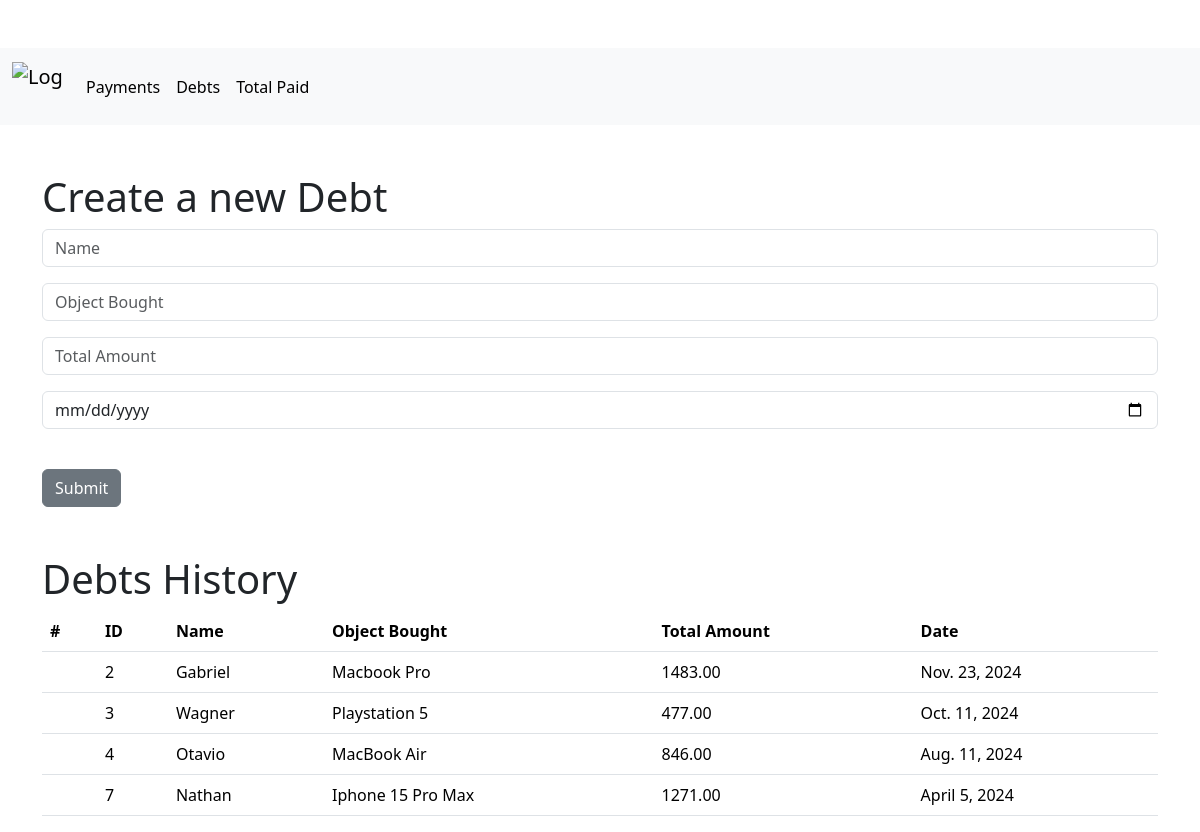
/debt, run on the app's committed database.
### YouOweMe/models.py (models this page shows, shortened)
class Debt(models.Model):
    name = models.CharField(max_length=100)
    purchase = models.CharField(max_length=100)
    total_amount = models.DecimalField(max_digits=10, decimal_places=2)
    effective_date = models.DateField(auto_now=False)

### YouOweMe/views.py (the view)
# urls.py: path("debt", views.debt, name="debt"),
def debt(request):
    all_debts = Debt.objects.all()
    if request.method == "POST":
        form = DebtForm(request.POST or None)
        if form.is_valid():
            form.save()
        messages.success(request, 'Vagabundo, criou mais uma dívida!')
        return render(request, 'debt.html', {'all_debts':all_debts})
    else:
        return render(request, 'debt.html', {'all_debts':all_debts})

### YouOweMe/templates/debt.html (shortened to what this page needs)
<!DOCTYPE html>
<html>
    <head>
    </head>
    <body>
        {% extends 'base.html' %}
        {%block content %}
        <nav class="navbar navbar-expand-lg bg-body-tertiary">
            <div class="container-fluid">
               <a class="navbar-brand" href="{% url 'index_view' %}">
                    <img src="https://gerarmemes.s3.us-east-2.amazonaws.com/memes/f55c7ea5.webp" alt="Logo" width="50" height="50" class="d-inline-block align-text-top">
                </a>
                <div class="collapse navbar-collapse" id="navbarNav">
                    <ul class="navbar-nav">
                        <li class="nav-item">
                            <a class="nav-link active" aria-current="page" href="{% url 'index_view' %}">Payments</a>
                        </li>
                        <li class="nav-item">
                            <a class="nav-link active" aria-current="page" href="{% url 'debt' %}">Debts</a>
                        </li>
                        <li class="nav-item">
                            <a class="nav-link active" aria-current="page" href="{% url 'total_paid' %}">Total Paid</a>
                        </li>
                    </ul>
                </div>
            </div>
        </nav>
        <div class="container">
            <br></br>
        <h1>Create a new Debt</h1>
        <form method="POST" action="{% url 'debt' %} ">
                <div class="mb-3">
                <input type="text" class="form-control" aria-describedby="emailHelp" placeholder="Name" name="name">
                </div>
                <div class="mb-3">
                <input type="text" class="form-control" placeholder="Object Bought" name="purchase">
                </div>
                <div class="mb-3">
                    <input type="number" class="form-control" placeholder="Total Amount" name="total_amount">
                </div>
                <div class="mb-3">
                    <input type="date" class="form-control" placeholder="Date" name="effective_date">
                </div>
            <br>
                <button type="submit" class="btn btn-secondary">Submit</button>
            </form>
            <br></br>
            <h1>Debts History</h1>
            <table class="table">
                <thead>
                    <tr>
                        <th scope="col">#</th>
                        <th scope="col">ID</th>
                        <th scope="col">Name</th>
                        <th scope="col">Object Bought</th>
                        <th scope="col">Total Amount</th>
                        <th scope="col">Date</th>
                    </tr>
                </thead>
                <tbody>
                    {% for item in all_debts %}
                    <tr>
                        <td>{{loop.index}}</td>
                        <td>{{item.id}}</td>
                        <td>{{item.name }}</td>
                        <td>{{item.purchase}}</td>
                        <td>{{ item.total_amount }}</td>
                        <td>{{ item.effective_date }}</td>
                    </tr>
                    {% endfor %}
                </tbody>
            </table>
        </div>
        {% endblock %}

### data on the page
Debt: id "2", name "Gabriel", purchase "Macbook Pro", total_amount "1483.00", effective_date "Nov. 23, 2024"
Debt: id "3", name "Wagner", purchase "Playstation 5", total_amount "477.00", effective_date "Oct. 11, 2024"
Debt: id "4", name "Otavio", purchase "MacBook Air", total_amount "846.00", effective_date "Aug. 11, 2024"
Debt: id "7", name "Nathan", purchase "Iphone 15 Pro Max", total_amount "1271.00", effective_date "April 5, 2024"
